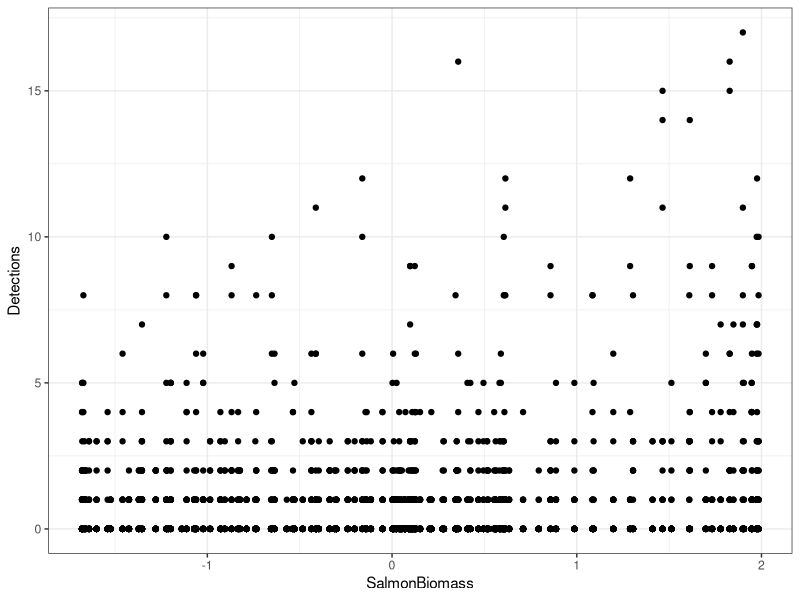
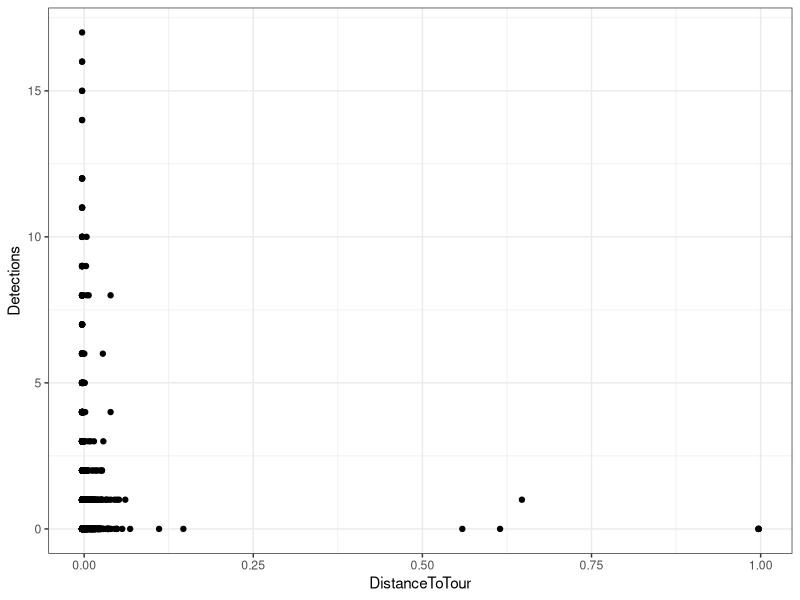
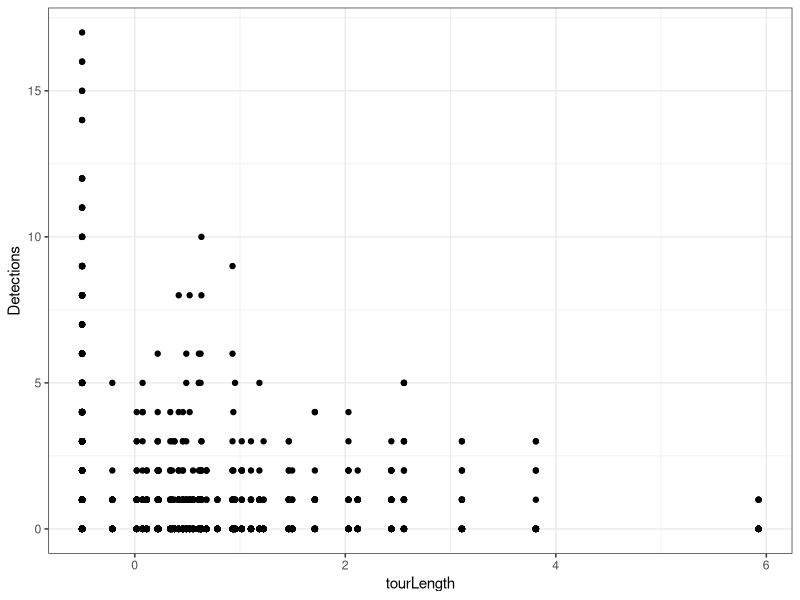
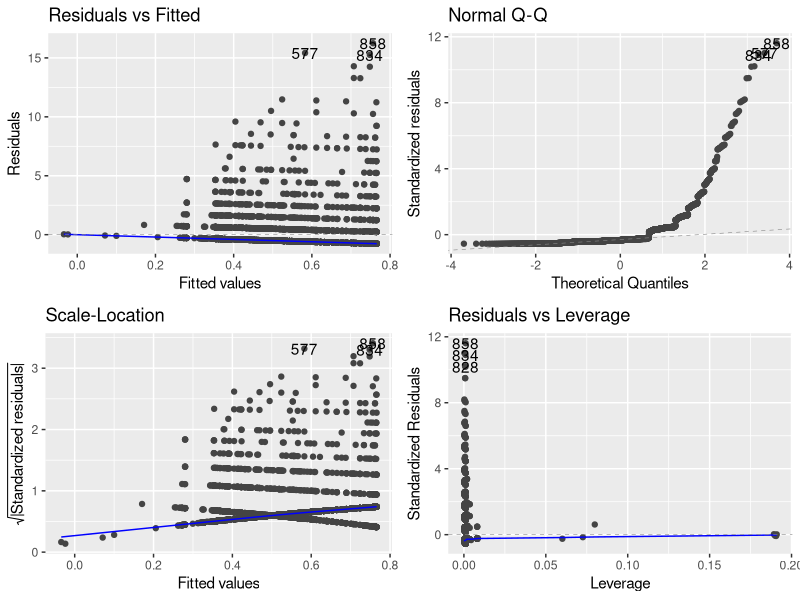
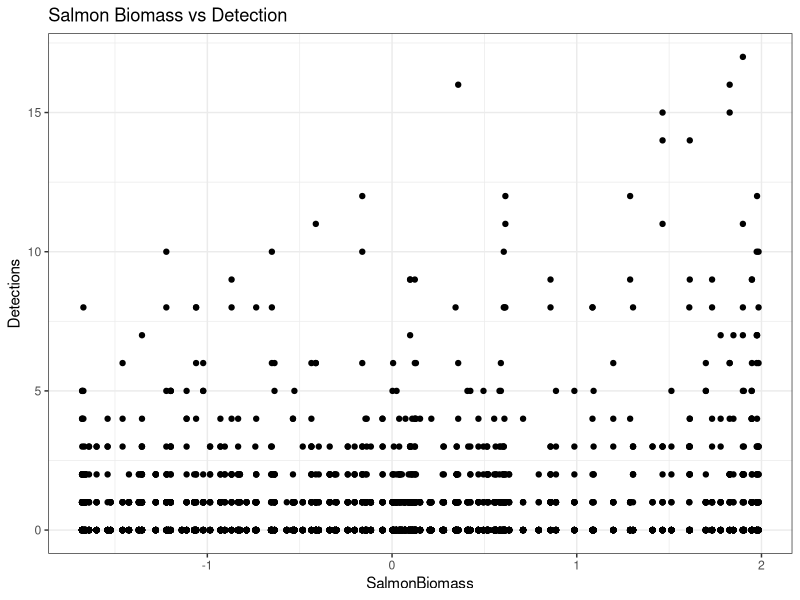
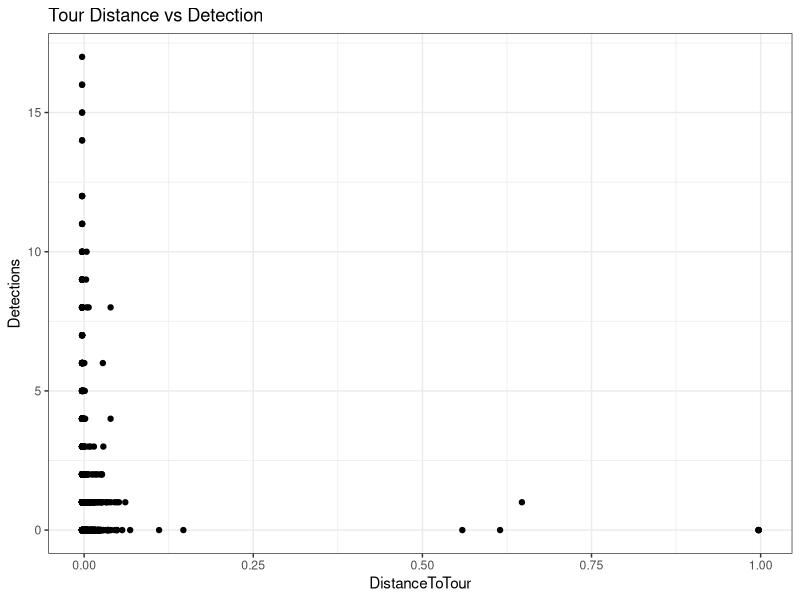
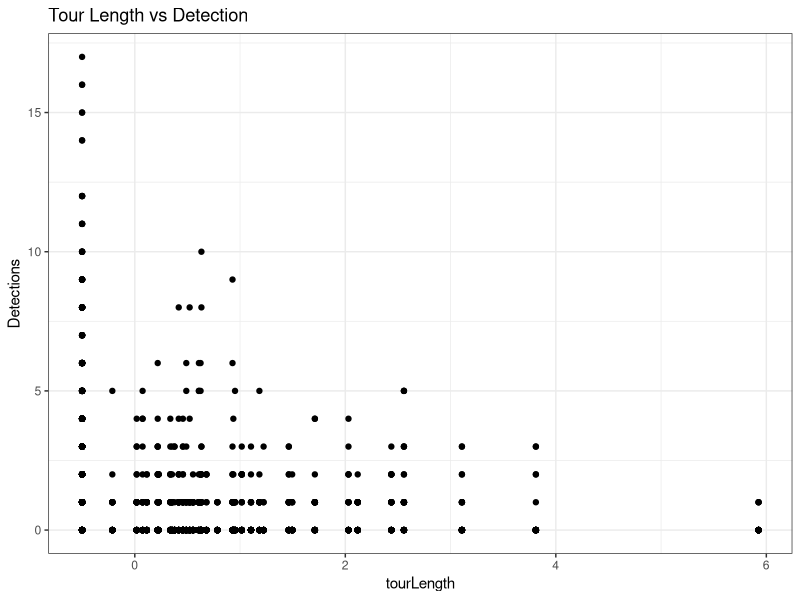

R code for these plots, in order:
## ---- chunk 1
rm(list=ls())
library(here)
library(tidyverse)
library(ggfortify)
library(ggplot2)
bears <- read_csv("data/Short_et_al_Data1 (1).csv")
## ---- chunk 2
#change character variables to factor variables 
bears$YearClosures <- as.factor(bears$YearClosures) 
bears$Exposure <- as.factor(bears$Exposure) 
bears$PeoplePresent <- as.factor(bears$PeoplePresent) 
bears$Treatment <- as.factor(bears$Treatment)
## ---- chunk 3
summary(bears)
## ---- chunk 4
#scattor plot of different x values for the same detection y value 
ggplot(bears, aes(x= SalmonBiomass, y= Detections)) + geom_point() + theme_bw() 
ggplot(bears, aes(x= DistanceToTour, y= Detections)) + geom_point() + theme_bw()
ggplot(bears, aes(x= tourLength, y= Detections)) + geom_point() + theme_bw()

## ---- chunk 5
#make the model for regression and look at the summary statisitcs 
model.multiple <- lm(Detections ~ SalmonBiomass + DistanceToTour + tourLength  , data = bears)
summary(model.multiple)
## ---- chunk 6
autoplot(model.multiple)
## ---- chunk 7
anova(model.multiple)
## ---- chunk 8
ggplot(bears, aes(x= SalmonBiomass, y= Detections)) + geom_point() + theme_bw()  + ggtitle("Salmon Biomass vs Detection")
ggplot(bears, aes(x= DistanceToTour, y= Detections)) + geom_point() + theme_bw() + ggtitle("Tour Distance vs Detection")
ggplot(bears, aes(x= tourLength, y= Detections)) + geom_point() + theme_bw() + ggtitle("Tour Length vs Detection")
